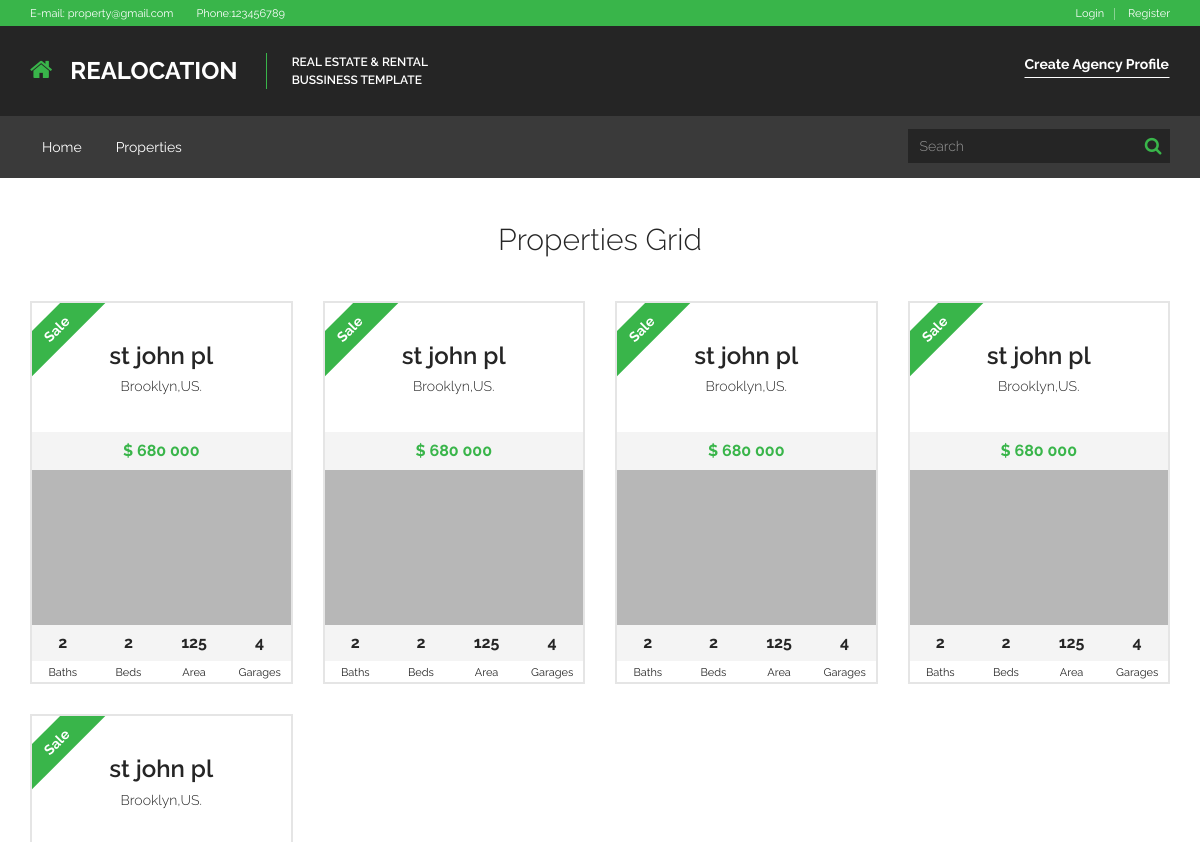
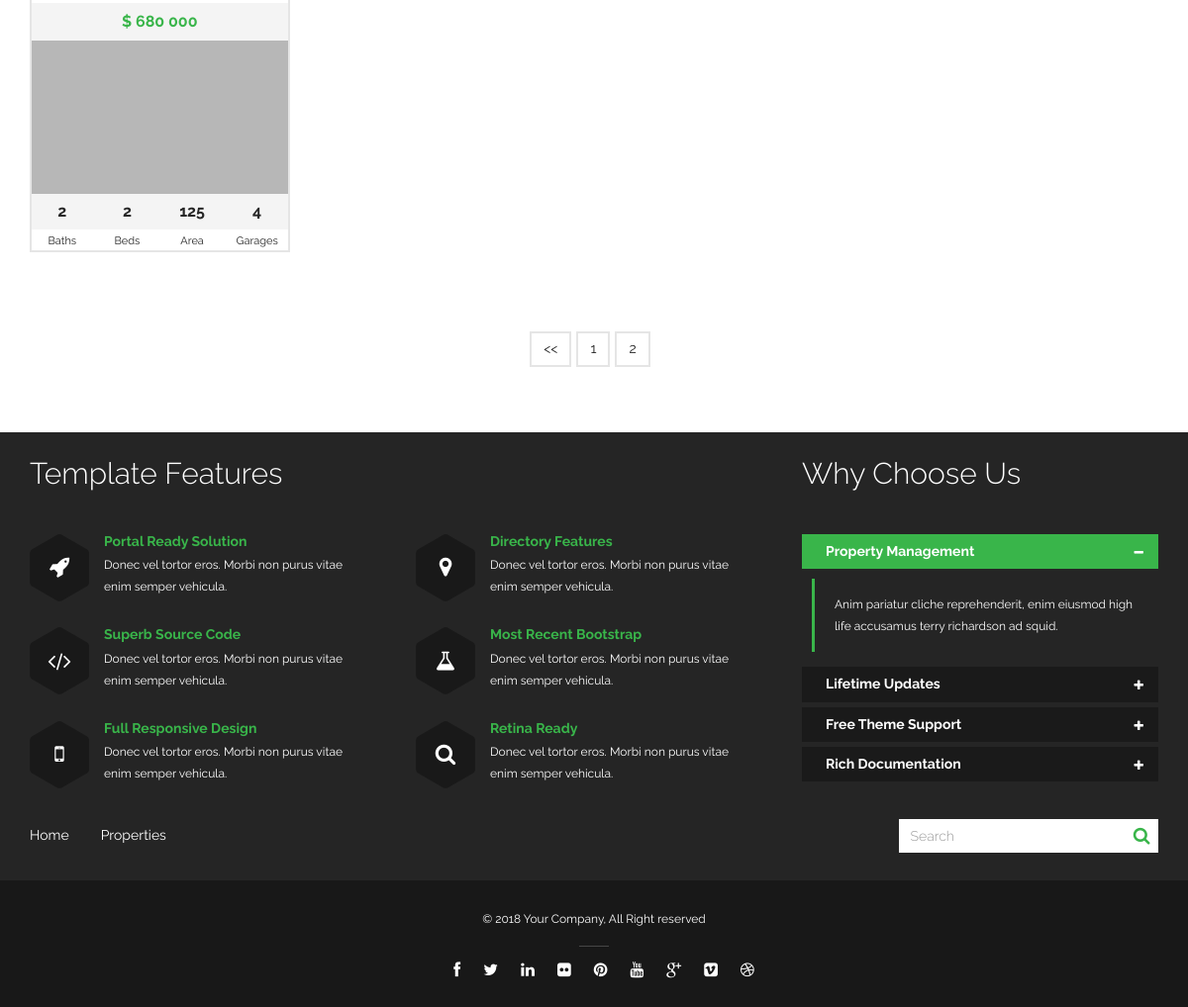
Page /properties/index/8 on the committed database (2 pictures, top to bottom).
### tables this page shows
CREATE TABLE IF NOT EXISTS `settings` (
  `id` int(11) NOT NULL AUTO_INCREMENT,
  `email` varchar(255) NOT NULL,
  `phone_no` int(11) NOT NULL,
  `facebook_url` varchar(255) NOT NULL,
  `twitter_url` varchar(255) NOT NULL,
  `linked_in_url` varchar(255) NOT NULL,
  `flickr_url` varchar(255) NOT NULL,
  `pinterest_url` varchar(255) NOT NULL,
  `youtube_url` varchar(255) NOT NULL,
  `google_plus_url` varchar(255) NOT NULL,
  `vimeo-square_url` varchar(255) NOT NULL,
  `dribbble_url` varchar(255) NOT NULL,
  PRIMARY KEY (`id`)
);

CREATE TABLE IF NOT EXISTS `properties` (
  `id` int(11) NOT NULL AUTO_INCREMENT,
  `title` varchar(255) NOT NULL,
  `thumbnail` varchar(255) NOT NULL,
  `description` text NOT NULL,
  `prize` varchar(255) NOT NULL,
  `area` varchar(255) NOT NULL,
  `bath` int(11) NOT NULL,
  `beds` int(11) NOT NULL,
  `garages` int(11) NOT NULL,
  `facebook_url` varchar(255) NOT NULL,
  `twitter_url` varchar(255) NOT NULL,
  `linked_in_url` varchar(255) NOT NULL,
  `vimeo-square_url` varchar(255) NOT NULL,
  `you_tube_url` varchar(255) NOT NULL,
  `email` varchar(255) NOT NULL,
  `address` varchar(255) NOT NULL,
  `street` varchar(255) NOT NULL,
  `city` varchar(255) NOT NULL,
  `state` varchar(255) NOT NULL,
  `country` varchar(255) NOT NULL,
  `status` varchar(255) NOT NULL,
  `pro_type_id` int(11) NOT NULL,
  `created_on` timestamp NOT NULL,
  `is_delete` int(11) NOT NULL DEFAULT '0',
  PRIMARY KEY (`id`),
  KEY `pro_id` (`pro_type_id`)
);

### application/views/properties/index.php (the view, shortened to what the rows shown need)
<div id="main-wrapper">
        <div id="main">
            <div id="main-inner">
                <div class="container">
                    <div class="block-content block-content-small-padding">
                        <div class="block-content-inner">
                            <div class="row">
                                <div class="col-sm-12">
                                    <h2 class="center">Properties Grid</h2>
                                      <div class="row">
<?php
foreach ($properties as $row)
{
?>
                                        <div class="property-item property-featured col-sm-6 col-md-3">
                                            <div class="property-box">
                                                <div class="property-box-inner">
                                                    <h3 class="property-box-title"><a href="<?php echo base_url('properties/').$row['id']; ?>" ><?php echo $row['title']; ?></a></h3>
                                                    <h4 class="property-box-subtitle"><a href="#"><?php echo $row['city'].",".$row['country']."."; ?></a></h4>
                                                    <div class="property-box-label property-box-label-primary"><?php echo $row['status']; ?></div>
                                                    <div class="property-box-picture">
                                                        <div class="property-box-price">$ <?php echo $row['prize']; if($row['status']=='rent'){ echo '/month';} ?></div>
                                                        <div class="property-box-picture-inner">
                                                            <a href="#" class="property-box-picture-target">
                                                                <img src="<?php echo base_url(); ?>assets/img/tmp/properties/medium/5.jpg" alt="">
                                                            </a>
                                                        </div>
                                                    </div>
                                                    <div class="property-box-meta">
                                                        <div class="property-box-meta-item col-sm-3">
                                                            <strong><?php echo $row['bath']; ?></strong>
                                                            <span>Baths</span>
                                                        </div>
                                                        <div class="property-box-meta-item col-sm-3">
                                                            <strong><?php echo $row['beds']; ?></strong>
                                                            <span>Beds</span>
                                                        </div>
                                                        <div class="property-box-meta-item col-sm-3">
                                                            <strong><?php echo $row['area']; ?></strong>
                                                            <span>Area</span>
                                                        </div>
                                                        <div class="property-box-meta-item col-sm-3">
                                                            <strong><?php echo $row['garages']; ?></strong>
                                                            <span>Garages</span>
                                                        </div>
                                                    </div>
                                                </div>
                                            </div>
                                        </div>
<?php
}
?>
                                    </div>
                                </div>
                            </div>
                        </div>
                    </div>
                </div>
            </div>
        </div>
    </div>

### application/views/layout/default.php (shortened to what the rows shown need)
<!doctype html>
<html>
<head>
    <link rel="stylesheet" type="text/css" href="<?php echo base_url(); ?>assets/libraries/font-awesome/css/font-awesome.css" media="screen, projection">
    <link rel="stylesheet" type="text/css" href="<?php echo base_url(); ?>assets/libraries/jquery-bxslider/jquery.bxslider.css" media="screen, projection">
    <link rel="stylesheet" type="text/css" href="<?php echo base_url(); ?>assets/libraries/flexslider/flexslider.css" media="screen, projection">
    <link rel="stylesheet" type="text/css" href="<?php echo base_url(); ?>assets/css/realocation.css" media="screen, projection" id="css-main">
</head>
<body>
<?php
$CI = &get_instance();
$setting_data = $CI->settings_model->get_by_id('1');
$page = $this->uri->segment(1); ?>
<div id="wrapper">
    <div id="header-wrapper">
        <div id="header">
    <div id="header-inner">
        <div class="header-bar">
            <div class="container">
                <div class="header-infobox">
                    <strong>E-mail:</strong> <a href="#"><?php echo $setting_data['email']; ?></a>
                </div>
                <div class="header-infobox">
                    <strong>Phone:</strong><?php echo $setting_data['phone_no']; ?>
                </div>
                <ul class="header-bar-nav nav nav-register">
<?php if($this->session->userdata('email') == '')
{
?>
    <li><a href="<?php echo base_url('login'); ?>">Login</a></li>
    <li><a href="<?php echo base_url('register'); ?>">Register</a></li>
<?php
}
?>
</ul>            </div>
        </div>
    </div>
</div>    </div>
<?php
echo $content;
?>
<div id="footer-wrapper">
        <div id="footer">
            <div id="footer-inner">
                <div class="footer-top">
    <div class="container">
        <div class="row">
    <div class="widget col-sm-8">
        <h2>Template Features</h2>
    </div>
    <div class="widget col-sm-4">
        <h2>Why Choose Us</h2>
    </div>
</div>
    </div>
</div>
            </div>
        </div>
    </div>
</div>
</body>
</html>

### rows in the picture
settings: email "property@gmail.com", phone_no "123456789"
properties: title "st john pl", city "Brooklyn", country "US", status "Sale", prize "680 000", bath "2", beds "2", area "125", garages "4"
properties: title "st john pl", city "Brooklyn", country "US", status "Sale", prize "680 000", bath "2", beds "2", area "125", garages "4"
properties: title "st john pl", city "Brooklyn", country "US", status "Sale", prize "680 000", bath "2", beds "2", area "125", garages "4"
properties: title "st john pl", city "Brooklyn", country "US", status "Sale", prize "680 000", bath "2", beds "2", area "125", garages "4"
properties: title "st john pl", city "Brooklyn", country "US", status "Sale", prize "680 000", bath "2", beds "2", area "125", garages "4"

### other values in the picture
$links "<< 1 2"
